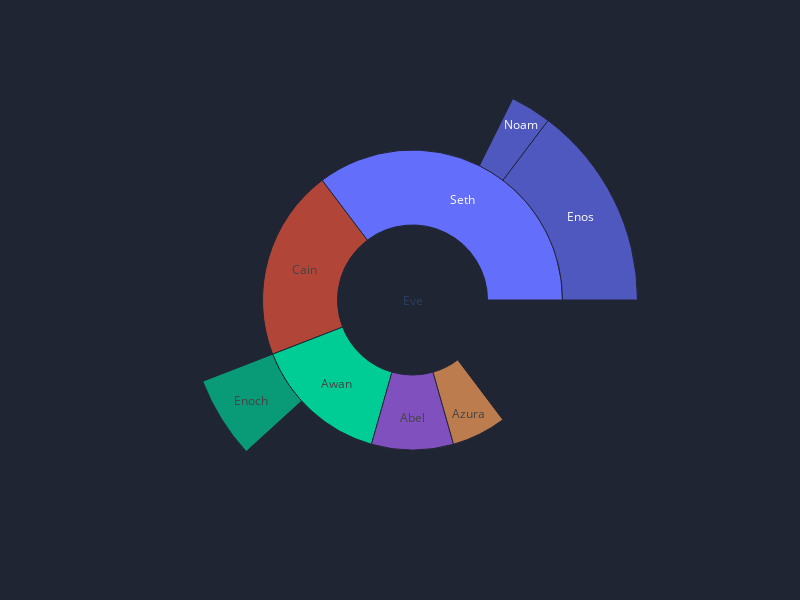

Source (notebook cell):
### Markdown cell above
## Sunburst

### Code cell
labels = ["Eve", "Cain", "Seth", "Enos", "Noam", "Abel", "Awan", "Enoch", "Azura"]
parents = ["", "Eve", "Eve", "Seth", "Seth", "Eve", "Eve", "Awan", "Eve" ]
values = [10, 14, 12, 10, 2, 6, 6, 4, 4]

layout = chart.layout()
chart.sunburst(labels=labels, parents=parents, values=values, layout=layout)

### Figure 1 — Plotly figure (JSON) as saved in the notebook; plotly's stock layout.template omitted (floating-point values rounded to 4 significant figures)
{"data": [{"labels": ["Eve", "Cain", "Seth", "Enos", "Noam", "Abel", "Awan", "Enoch", "Azura"], "parents": ["", "Eve", "Eve", "Seth", "Seth", "Eve", "Eve", "Awan", "Eve"], "type": "sunburst", "values": [10, 14, 12, 10, 2, 6, 6, 4, 4]}], "layout": {"autosize": false, "height": 600, "legend": {"bordercolor": "#202534", "borderwidth": 0, "font": {"color": "lightgrey", "family": "sans-serif", "size": 12}, "orientation": "v", "traceorder": "normal", "x": 1.02, "xanchor": "left", "y": 1, "yanchor": "middle"}, "margin": {"b": 75, "l": 75, "pad": 10, "r": 50, "t": 75}, "paper_bgcolor": "#202534", "plot_bgcolor": "#202534", "title": {"font": {"color": "lightgrey", "family": "sans-serif", "size": 24}, "text": "", "x": 0.5}, "width": 800, "xaxis": {"autorange": true, "color": "lightgrey", "dtick": 1, "gridcolor": "#343846", "gridwidth": 0.5, "showgrid": false, "showline": false, "showticklabels": true, "tickfont": {"color": "lightgrey", "size": 13}, "tickformat": "", "tickmode": "auto", "title": {"font": {"color": "lightgrey", "family": "sans-serif", "size": 18}, "text": ""}, "type": "-", "zeroline": false, "zerolinecolor": "grey"}, "yaxis": {"autorange": true, "color": "lightgrey", "dtick": 1, "gridcolor": "#343846", "gridwidth": 0.5, "showgrid": true, "showline": false, "showticklabels": true, "tickfont": {"color": "lightgrey", "size": 13}, "tickformat": "", "tickmode": "auto", "ticks": "", "title": {"font": {"color": "lightgrey", "family": "sans-serif", "size": 18}, "text": ""}, "type": "-", "zeroline": true, "zerolinecolor": "grey"}}}
